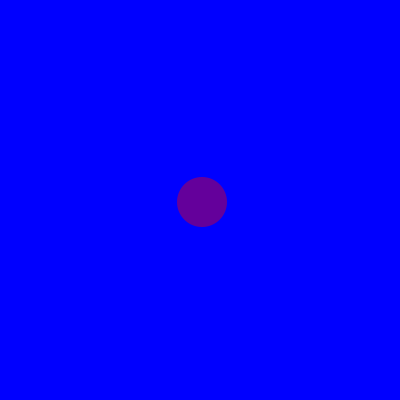
Frame 1 (no input)
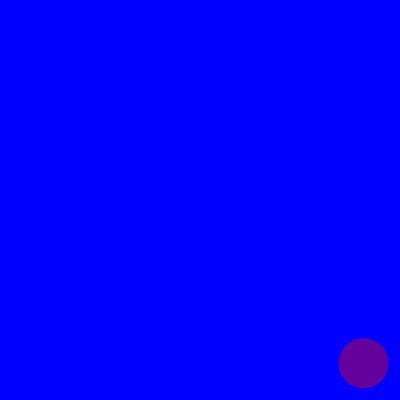
Frame 60 (the mouse pressed at the canvas centre just before this capture)
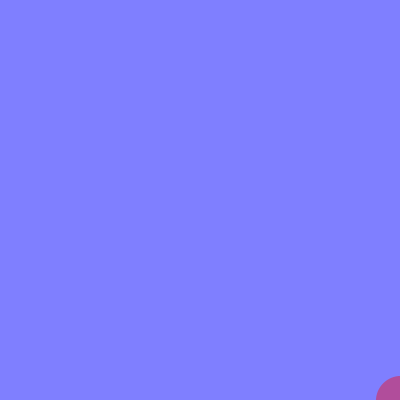
Frame 120 (the mouse held since frame 60 and released just before this capture)

The Processing sketch that drew these frames (run headless with seeded random() and noise(); from frame 60 on, the mouse is pressed at the canvas centre):

// Processing sketch: Ejercicio_3_Taller_morfoenesis
// ── Ejercicio_3_Taller_morfoenesis.pde
float x,y;

void setup(){
 size(400,400);//cambiar tamano de pantalla 
 background(255,200,255);
 x=width/2;
 y=height/2;
 smooth();
}

void draw(){
  background(map(mouseX,0,width,0,255),map(mouseY,0,height,0,255),255);
  //stroke(0,100,255,100);
  noStroke();
  fill(255,0,0,100);
  x = x+(x-mouseX)/100;
  y = y+(y-mouseY)/100;
  ellipse(x,y,50,50);
  if(x>width)x=width-5;
  if(x<0) x=5;
  if(y>height)y=height-5;
  if(y<0) y=5;
  
}
